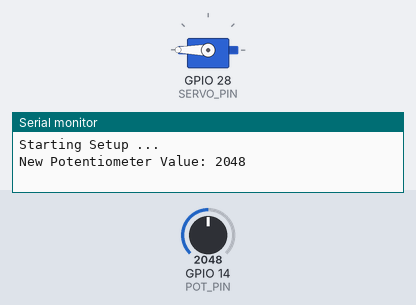
The sketch below on a simulated ESP32. On the bench: servo, the last lines printed to the serial monitor. The test bench sets the inputs (shaded band); at power-on: GPIO 14 (POT_PIN) = 2048.

Above: at 1.2 s.
1.3 s: GPIO 14 (POT_PIN) set to 2772
2.8 s: GPIO 14 (POT_PIN) set to 2890
At 3.7 s:
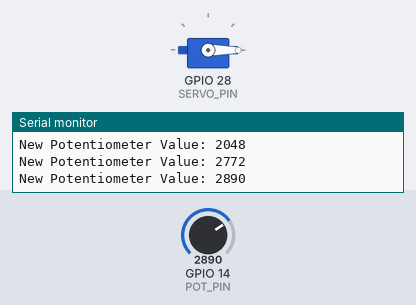
4.3 s: GPIO 14 (POT_PIN) set to 560
At 4.9 s:
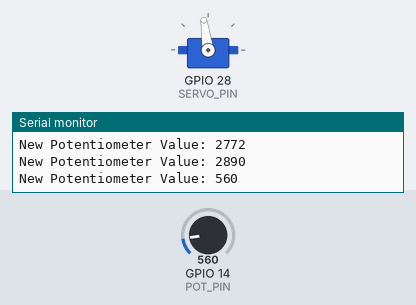
5.8 s: GPIO 14 (POT_PIN) set to 640
At 7.0 s:
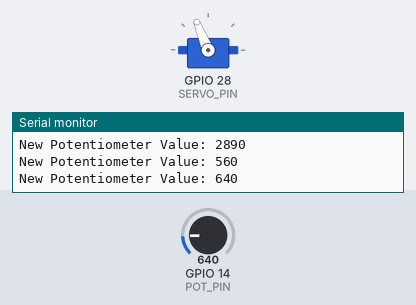
7.3 s: GPIO 14 (POT_PIN) set to 140
At 8.3 s:
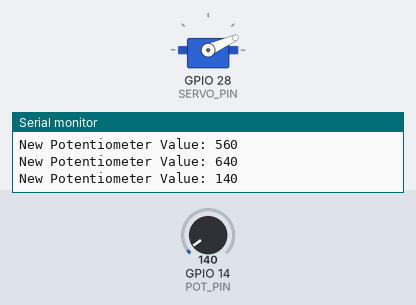
8.8 s: GPIO 14 (POT_PIN) set to 0
At 9.5 s:
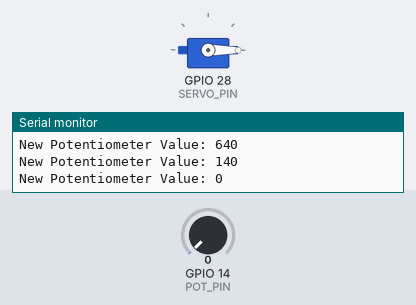
Timing chart, 0 to 11.3 s (numbered marks = the images above; inputs shaded):
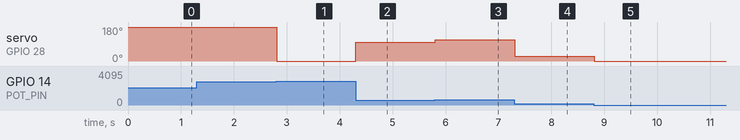

The sketch:

Servo.ino
```cpp
#include <Servo.h>

#define POT_PIN 14
#define SERVO_PIN 28
#define SERVO_MINANGLE 0       /* minimum angle of servos (deg) */
#define SERVO_MAXANGLE 180     /* maximum angle of servos (deg)*/
#define SERVO_MINPULSE 600     /* minimum pulse width of servos (us) default 544 */
#define SERVO_MAXPULSE 2600    /* maximum pulse width of servos (us) default 2400 */

int16_t pot_save;
Servo servo;

void setup() {
  // put your setup code here, to run once:
  Serial.begin(115200);
  Serial.printf("Starting Setup ...\n");

  pinMode(POT_PIN, INPUT);
  pinMode(SERVO_PIN, OUTPUT);
  servo.attach(SERVO_PIN, SERVO_MINPULSE, SERVO_MAXPULSE);

}

void loop() {

  int16_t pot = analogRead(POT_PIN);
  if ((pot < (pot_save - 2)) || (pot > (pot_save + 2))) {
    Serial.printf("New Potentiometer Value: %i \n", pot);
    pot_save = pot;

    int16_t val = pot * SERVO_MAXANGLE / 1024;

    servo.write(val);

  }


  delay(10);
}
```

Measured:
- the behaviour switches between 2844 and 2845 on GPIO 14 (POT_PIN) (found by bisection; images 0 and 1)
- after the input at 2.8 s, servo on GPIO 28 (SERVO_PIN): 180° → 0° at once
- after the input at 4.3 s, servo on GPIO 28 (SERVO_PIN): 0° → 98° at once
- after the input at 5.8 s, servo on GPIO 28 (SERVO_PIN): 98° → 112° at once
- after the input at 7.3 s, servo on GPIO 28 (SERVO_PIN): 112° → 24° at once
- after the input at 8.8 s, servo on GPIO 28 (SERVO_PIN): 24° → 0° at once
